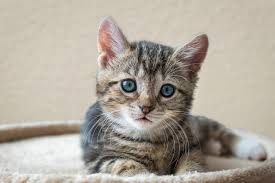
#> input picture Part12/cat.jpg, 275 x 183 px
$ python blog012a.py
#> lines starting #> are read from the running program, lines starting #| are printed output that depends on the picture
import cv2
import numpy as np

img = cv2.imread('cat.jpg')
#> img is the input picture: shape (183, 275, 3); mean B, G, R 156.7, 167.9, 175.4
grayImage = cv2.cvtColor(img,cv2.COLOR_BGR2GRAY)
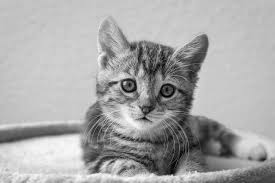
#> grayImage: shape (183, 275); min 0, max 253, mean 168.8
height,width = img.shape[:2]
#> height = 183; width = 275
result = np.zeros((height,width),np.uint8)

for i in range(height):
    for j in range(width):
        if(int(grayImage[i,j]+50)>255):
            gray = 255
        else:
            gray = int(grayImage[i,j]+50)
        result[i,j] = np.uint8(gray)
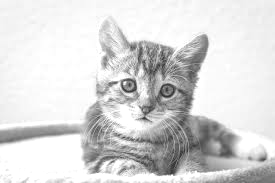
#> result: shape (183, 275); min 50, max 255, mean 217

# 显示图像
cv2.imshow('GrayImage',grayImage)
cv2.imshow('Result',result)
cv2.waitKey(0)
cv2.destroyAllWindows()
